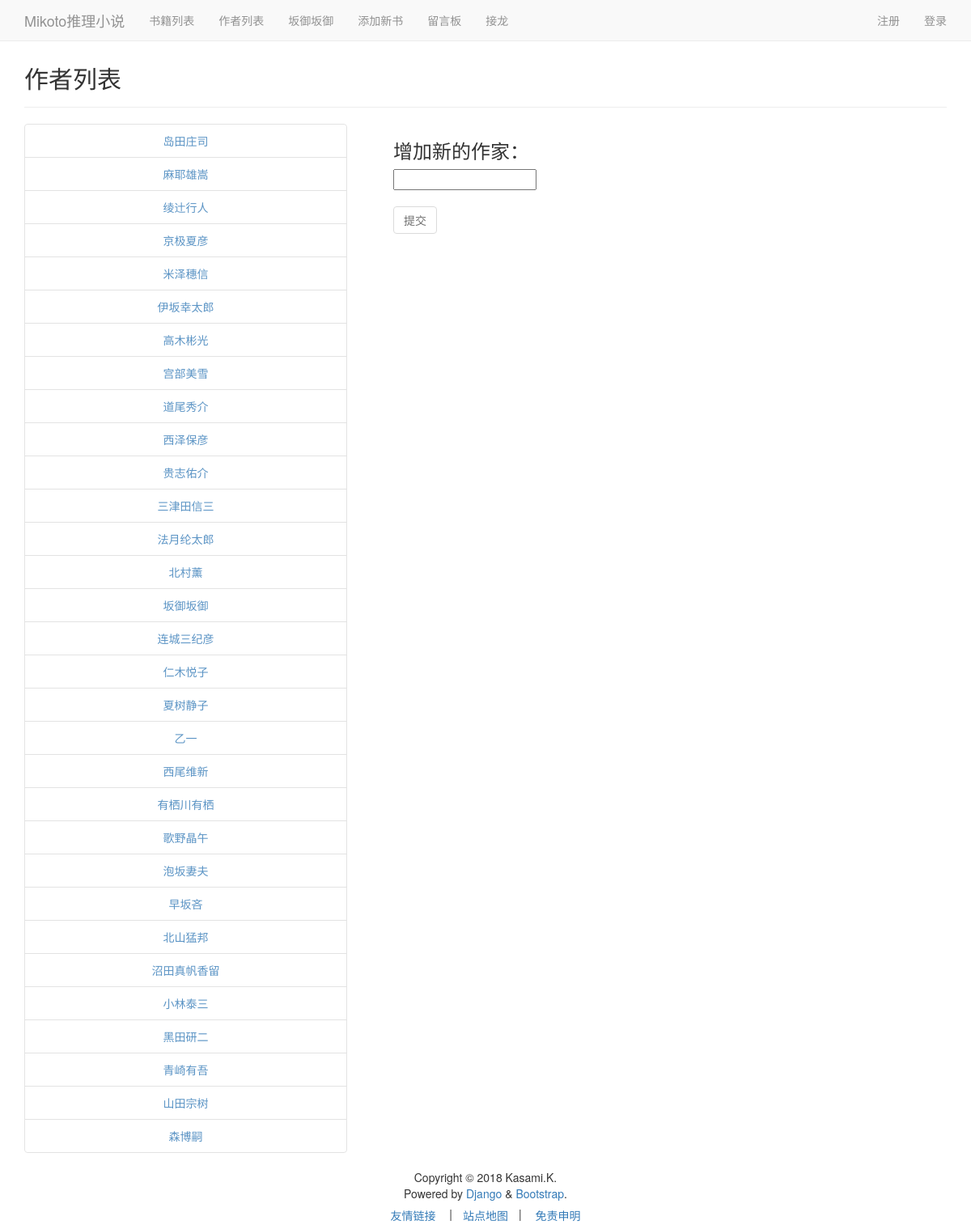
Page /newwriter/ on the committed database.
### homepage/models.py (models this page shows, shortened)
class Writer(models.Model):
    name = models.CharField(max_length=20)
    owner = models.ForeignKey(User,default='')

### homepage/views.py (the view, shortened to what this page needs)
# urls.py: url(r'^newwriter/', views.newwriter,name='newwriter'),
def newwriter(request):
    writers=homepage.models.Writer.objects.all()
    if request.method != 'POST':
        form =homepage.forms. WriterForm()
    context ={'form':form,'writers':writers}
    return render(request,'newwriter.html',context)

### homepage/forms.py
class WriterForm(forms.ModelForm):
    class Meta:
        model = Writer
        fields = ['name',]
        labels={'name':'',}

### homepage/templates/newwriter.html (shortened to what this page needs)
{% extends "base.html" %}
{% block header %}
<h2>作者列表</h2>
{% endblock header %}
{% block content %}
<html>
<body>
<div class="div-a">
<ul class="list-group" style="opacity:0.8; filter:alpha(opacity=50);">
{% for writer in writers %}
  <li class="list-group-item">
  <div align="center"><a  href="{% url 'writer' writer.id %}">{{ writer.name }}</a> </div>
  </li>
{% endfor %}
</ul>
</div>
<div class="div-b">
<h3>增加新的作家：</h3>
<form action="/newwriter/" method="POST" enctype="multipart/form-data">
{{ form }}<br>
<br><button type="submit" class="btn btn-default" style="opacity:0.7; filter:alpha(opacity=50);">提交</button>
</form>
</div>
</body></html>
{% endblock content %}

### homepage/templates/base.html (style rules this page uses)
body { display: flex; min-height: 100vh; flex-direction: column; background-image:url(http://ww4.sinaimg.cn/large/88eee90fgy1fr0ox2nog0j21hc0u01ir.jpg); background-position: center ; background-repeat: no-repeat; background-attachment: fixed; }

### homepage/templates/newwriter.html (style rules this page uses)
.div-a { float:left;width:35%; }
.div-b { float:right;width:60%; }

### rows in the picture
Writer: name "岛田庄司"
Writer: name "麻耶雄嵩"
Writer: name "绫辻行人"
Writer: name "京极夏彦"
Writer: name "米泽穗信"
Writer: name "伊坂幸太郎"
Writer: name "高木彬光"
Writer: name "宫部美雪"
Writer: name "道尾秀介"
Writer: name "西泽保彦"
Writer: name "贵志佑介"
Writer: name "三津田信三"
Writer: name "法月纶太郎"
Writer: name "北村薰"
Writer: name "坂御坂御"
Writer: name "连城三纪彦"
Writer: name "仁木悦子"
Writer: name "夏树静子"
Writer: name "乙一"
Writer: name "西尾维新"
Writer: name "有栖川有栖"
Writer: name "歌野晶午"
Writer: name "泡坂妻夫"
Writer: name "早坂吝"
Writer: name "北山猛邦"
Writer: name "沼田真帆香留"
Writer: name "小林泰三"
Writer: name "黑田研二"
Writer: name "青崎有吾"
Writer: name "山田宗树"
Writer: name "森博嗣"
